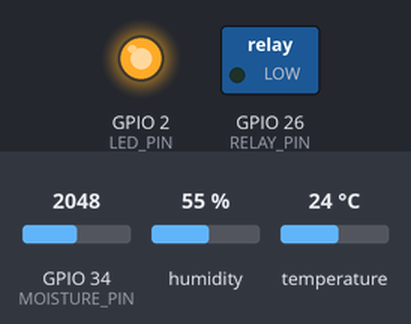
This sketch was run on a simulated ESP32. Parts: switched loads named in the sketch (green lamp = pin HIGH), output pins drawn as LEDs (lit = HIGH). Inputs (shaded band) come from the test bench; at power-on: GPIO 34 (MOISTURE_PIN) = 2048, humidity 55 %, temperature 24 °C. WiFi joins after 1.5 s; servers stay silent unless stated; uploads are accepted with an empty reply; what the sketch prints to the serial monitor is not drawn.

Above: at 15.9 s.
At 30.57 s:
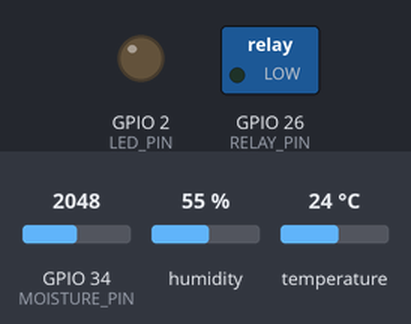
Timing chart, 0 to 40.6 s (numbered marks = the images above):
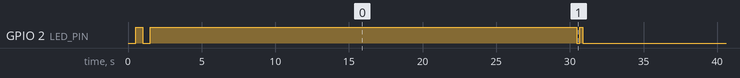

Measured:
- by itself, GPIO 2 (LED_PIN): HIGH → LOW at 1.0 s, → HIGH 0.50 s later, → LOW 29.0 s later, → HIGH 0.20 s later, … (17 changes in this stretch)
- by itself, everything shown: repeats every 30.1 s, in 4 steps

The sketch:

agroflow_firmware.ino
```cpp
/*
 * Agroflow ESP32 Firmware
 *
 * Connects to WiFi and sends sensor data to Supabase backend
 *
 * Hardware Required:
 * - ESP32 Development Board
 * - DHT22 Temperature/Humidity Sensor (GPIO 4)
 * - Soil Moisture Sensor (GPIO 34 - Analog)
 * - Relay Module for Pump Control (GPIO 26)
 *
 * Libraries Required (install via Arduino Library Manager):
 * - DHT sensor library by Adafruit
 * - ArduinoJson by Benoit Blanchon
 * - HTTPClient (built-in for ESP32)
 */

#include <WiFi.h>
#include <HTTPClient.h>
#include <ArduinoJson.h>
#include <DHT.h>

// ============================================
// CONFIGURATION - UPDATE THESE VALUES
// ============================================

// WiFi Credentials
const char* WIFI_SSID = "YOUR_WIFI_SSID";
const char* WIFI_PASSWORD = "YOUR_WIFI_PASSWORD";

// Supabase Configuration
const char* SUPABASE_URL = "https://YOUR_PROJECT_ID.supabase.co";
const char* SUPABASE_ANON_KEY = "YOUR_SUPABASE_ANON_KEY";
const char* SUPABASE_TABLE = "sensor_data";

// ============================================
// PIN DEFINITIONS
// ============================================

#define DHT_PIN 4           // DHT22 data pin
#define MOISTURE_PIN 34     // Soil moisture sensor (analog)
#define RELAY_PIN 26        // Relay for water pump
#define LED_PIN 2           // Built-in LED for status

#define DHT_TYPE DHT22      // DHT sensor type

// ============================================
// TIMING CONFIGURATION
// ============================================

const unsigned long SEND_INTERVAL = 30000;   // Send data every 30 seconds
const unsigned long WIFI_TIMEOUT = 20000;    // WiFi connection timeout

// ============================================
// GLOBAL VARIABLES
// ============================================

DHT dht(DHT_PIN, DHT_TYPE);
unsigned long lastSendTime = 0;
bool motorState = false;

// Moisture thresholds for auto-irrigation
const int MOISTURE_LOW = 30;   // Turn on pump below this
const int MOISTURE_HIGH = 70;  // Turn off pump above this

// ============================================
// SETUP
// ============================================

void setup() {
  Serial.begin(115200);
  Serial.println("\n\n=================================");
  Serial.println("   Agroflow ESP32 Firmware v1.0");
  Serial.println("=================================\n");

  // Initialize pins
  pinMode(LED_PIN, OUTPUT);
  pinMode(RELAY_PIN, OUTPUT);
  digitalWrite(RELAY_PIN, LOW);  // Pump off initially

  // Initialize DHT sensor
  dht.begin();
  Serial.println("✓ DHT22 sensor initialized");

  // Connect to WiFi
  connectWiFi();
}

// ============================================
// MAIN LOOP
// ============================================

void loop() {
  // Check WiFi connection
  if (WiFi.status() != WL_CONNECTED) {
    Serial.println("⚠ WiFi disconnected. Reconnecting...");
    connectWiFi();
  }

  // Send data at intervals
  if (millis() - lastSendTime >= SEND_INTERVAL) {
    lastSendTime = millis();

    // Read sensors
    float temperature = dht.readTemperature();
    float humidity = dht.readHumidity();
    int moistureRaw = analogRead(MOISTURE_PIN);
    float moisture = map(moistureRaw, 4095, 0, 0, 100);  // Convert to percentage

    // Validate readings
    if (isnan(temperature) || isnan(humidity)) {
      Serial.println("✗ Failed to read from DHT sensor!");
      blinkLED(5, 100);  // Error blink
      return;
    }

    // Auto-irrigation logic
    if (moisture < MOISTURE_LOW && !motorState) {
      motorState = true;
      digitalWrite(RELAY_PIN, HIGH);
      Serial.println("🚿 Pump turned ON (low moisture)");
    } else if (moisture > MOISTURE_HIGH && motorState) {
      motorState = false;
      digitalWrite(RELAY_PIN, LOW);
      Serial.println("🚿 Pump turned OFF (adequate moisture)");
    }

    // Print readings
    Serial.println("\n📊 Sensor Readings:");
    Serial.printf("   🌡 Temperature: %.2f °C\n", temperature);
    Serial.printf("   💧 Humidity: %.2f %%\n", humidity);
    Serial.printf("   🌱 Soil Moisture: %.2f %%\n", moisture);
    Serial.printf("   🚿 Pump Status: %s\n", motorState ? "ON" : "OFF");

    // Send to Supabase
    if (sendToSupabase(temperature, humidity, moisture, motorState)) {
      Serial.println("✓ Data sent to Supabase successfully!");
      blinkLED(2, 200);  // Success blink
    } else {
      Serial.println("✗ Failed to send data to Supabase");
      blinkLED(5, 100);  // Error blink
    }
  }

  delay(100);  // Small delay to prevent watchdog issues
}

// ============================================
// WIFI CONNECTION
// ============================================

void connectWiFi() {
  Serial.printf("Connecting to WiFi: %s", WIFI_SSID);

  WiFi.mode(WIFI_STA);
  WiFi.begin(WIFI_SSID, WIFI_PASSWORD);

  unsigned long startTime = millis();
  while (WiFi.status() != WL_CONNECTED) {
    delay(500);
    Serial.print(".");
    digitalWrite(LED_PIN, !digitalRead(LED_PIN));  // Blink while connecting

    if (millis() - startTime > WIFI_TIMEOUT) {
      Serial.println("\n✗ WiFi connection timeout! Restarting...");
      ESP.restart();
    }
  }

  digitalWrite(LED_PIN, HIGH);
  Serial.println("\n✓ WiFi connected!");
  Serial.printf("   IP Address: %s\n", WiFi.localIP().toString().c_str());
  Serial.printf("   Signal Strength: %d dBm\n\n", WiFi.RSSI());
}

// ============================================
// SUPABASE API
// ============================================

bool sendToSupabase(float temperature, float humidity, float moisture, bool motor) {
  if (WiFi.status() != WL_CONNECTED) {
    return false;
  }

  HTTPClient http;

  // Build URL
  String url = String(SUPABASE_URL) + "/rest/v1/" + SUPABASE_TABLE;

  http.begin(url);
  http.addHeader("Content-Type", "application/json");
  http.addHeader("apikey", SUPABASE_ANON_KEY);
  http.addHeader("Authorization", "Bearer " + String(SUPABASE_ANON_KEY));
  http.addHeader("Prefer", "return=minimal");

  // Create JSON payload
  StaticJsonDocument<200> doc;
  doc["temperature"] = round(temperature * 100) / 100.0;
  doc["humidity"] = round(humidity * 100) / 100.0;
  doc["moisture"] = round(moisture * 100) / 100.0;
  doc["motor_state"] = motor;

  String jsonPayload;
  serializeJson(doc, jsonPayload);

  Serial.printf("📤 Sending: %s\n", jsonPayload.c_str());

  // Send POST request
  int httpCode = http.POST(jsonPayload);

  if (httpCode > 0) {
    Serial.printf("   HTTP Response: %d\n", httpCode);
    if (httpCode == HTTP_CODE_CREATED || httpCode == HTTP_CODE_OK || httpCode == 201) {
      http.end();
      return true;
    }
  } else {
    Serial.printf("   HTTP Error: %s\n", http.errorToString(httpCode).c_str());
  }

  http.end();
  return false;
}

// ============================================
// UTILITY FUNCTIONS
// ============================================

void blinkLED(int times, int delayMs) {
  for (int i = 0; i < times; i++) {
    digitalWrite(LED_PIN, HIGH);
    delay(delayMs);
    digitalWrite(LED_PIN, LOW);
    delay(delayMs);
  }
}

// ============================================
// MANUAL PUMP CONTROL (for future use)
// ============================================

void setPumpState(bool state) {
  motorState = state;
  digitalWrite(RELAY_PIN, state ? HIGH : LOW);
  Serial.printf("🚿 Pump manually set to: %s\n", state ? "ON" : "OFF");
}
```
